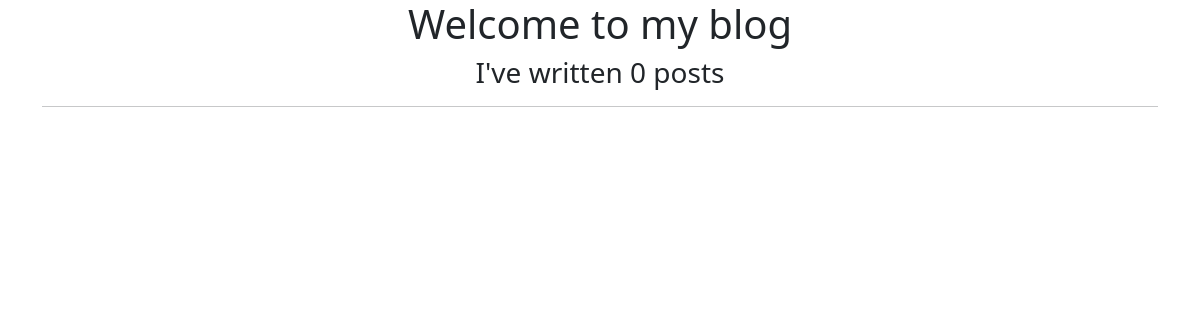
/, run on an earlier commit of the app's database.
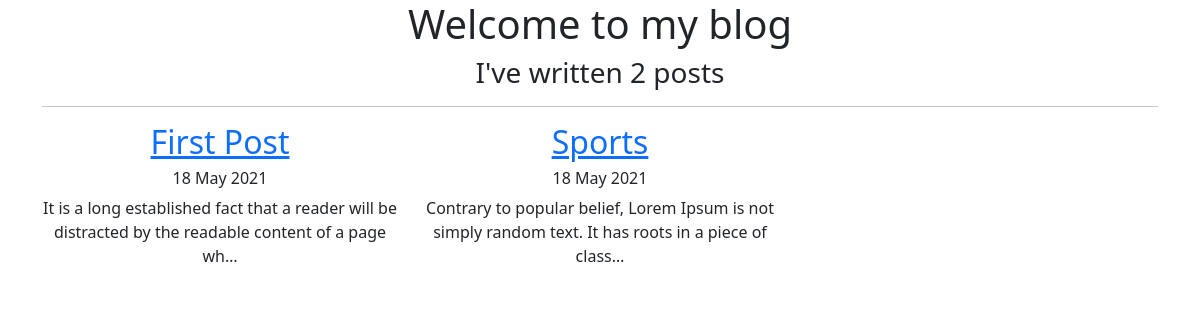
And on a later commit of the database.
### blog/models.py (models this page shows, shortened)
class Post(models.Model):
    title = models.CharField(max_length=200)
    text = models.TextField()
    createDate = models.DateField(auto_now_add=True)
    image = models.ImageField(upload_to='images/', blank=True)

### blog/views.py (the view)
# urls.py: path('', views.home, name='home'),
def home(request):
    posts = Post.objects.all()
    return render(request, 'home.html', {'posts': posts})

### blog/templates/home.html
{% extends 'base.html' %}
{% block content %}
<div class="container text-center">
    <h1>Welcome to my blog</h1>
    <h3>I've written {{posts.count}} post{{posts.count|pluralize}}</h3>
    <hr>
    <div class="row">
        {% for post in posts %}
        <div class="col-4">
            <a href="{% url 'detail' post.id %}">
                <h2>{{post.title}}</h2>
            </a>
            <h6>{{post.createDate|date:"j F Y"}}</h6>
            <p>{{post.text|truncatechars:100}}</p>
            <br>
        </div>
        {% endfor %}
    </div>
</div>
{% endblock content %}

What changed in the data, as far as the page shows it:
added Post: title "First Post", createDate "18 May 2021", text "It is a long established fact that a reader will be distracted by the readable content of a page wh…"
added Post: title "Sports", createDate "18 May 2021", text "Contrary to popular belief, Lorem Ipsum is not simply random text. It has roots in a piece of class…"
Also different on the page:
{{ posts.count }}: "0" → "2"
